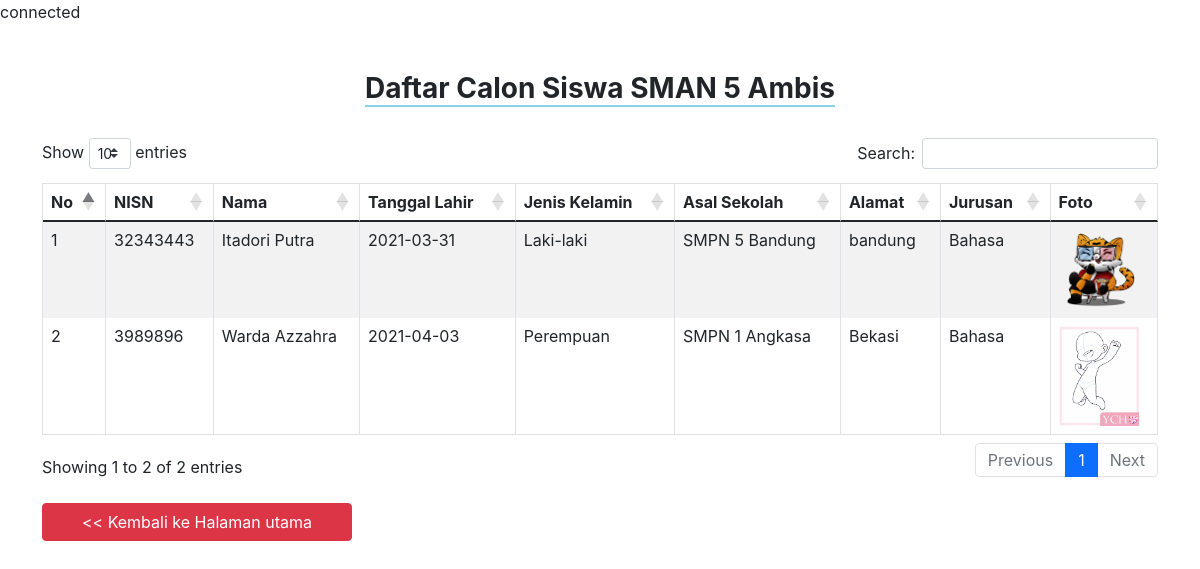
/PSB/siswaterdaftar.php, run on the app's committed database.
### tables this page shows
CREATE TABLE `siswabaru` (
  `No_Pendaftaran` int(11) NOT NULL,
  `nama` varchar(225) NOT NULL,
  `nisn` varchar(50) NOT NULL,
  `tgl_lahir` date NOT NULL,
  `gender` varchar(10) NOT NULL,
  `asal_sekolah` varchar(225) NOT NULL,
  `alamat` text NOT NULL,
  `agama` varchar(20) NOT NULL,
  `email` varchar(225) NOT NULL,
  `no_telp` varchar(15) NOT NULL,
  `foto` varchar(225) NOT NULL,
  `tahun_ajaran` varchar(10) NOT NULL,
  `jurusan` varchar(6) NOT NULL,
  `id_akun` int(11) NOT NULL
);

### Function/function.php (called while the page is built, shortened)
<?php
    $host = 'localhost';
    $usn = 'kelasbex_yendra';
    $pwd = 'yendra1305';
    $nama_DB = 'kelasbex_kelompok9_UTSprak';
    $koneksi = mysqli_connect($host,$usn,$pwd,$nama_DB);
    function query($query){
        global $koneksi;
        $result = mysqli_query($koneksi, $query);
        $rows = [];
        while ($row = mysqli_fetch_assoc($result)){
            $rows[] = $row;
        }
        return $rows;
    }
?>

### PSB/siswaterdaftar.php (the view, shortened to what this page needs)
<?php
    include '../Function/function.php';
    $calon_siswa = query("SELECT * FROM siswabaru");
?>
<!DOCTYPE html>
<html lang="en">
<head>
    <link rel="stylesheet" href="https://cdnjs.cloudflare.com/ajax/libs/twitter-bootstrap/4.5.2/css/bootstrap.css">
    <link rel="stylesheet" href="https://cdn.datatables.net/1.10.24/css/dataTables.bootstrap4.min.css">
    <link href="https://cdn.jsdelivr.net/npm/bootstrap@5.0.0-beta3/dist/css/bootstrap.min.css" rel="stylesheet">
</head>
<body style=" font-family:-apple-system, BlinkMacSystemFont, 'Segoe UI', Roboto, Oxygen, Ubuntu, Cantarell, 'Open Sans', 'Helvetica Neue', sans-serif">
    <div class="container-sm"> <br><br>
    <h3 style="text-align: center; "><b style="border-bottom : 2px solid #88D2E2;">Daftar Calon Siswa SMAN 5 Ambis</b></h3>
        <br>
        <table id="example" class="table table-striped table-bordered" style="width:100%">
            <thead>
                <tr>
                    <th>No</th>
                    <th>NISN</th>
                    <th>Nama</th>
                    <th>Tanggal Lahir</th>
                    <th>Jenis Kelamin</th>
                    <th>Asal Sekolah</th>
                    <th>Alamat</th>
                    <th>Jurusan</th>
                    <th>Foto</th>
                </tr>
            </thead>
            <tbody>
                <?php $i = 1; ?>
                <?php foreach ($calon_siswa as $row):?>
                <tr>
                    <td><?= $i; ?></td>
                    <td><?= $row["nisn"]; ?></td>
                    <td><?= $row["nama"]; ?></td>
                    <td><?= $row["tgl_lahir"]; ?></td>
                    <td><?= $row["gender"]; ?></td>
                    <td><?= $row["asal_sekolah"]; ?></td>
                    <td><?= $row["alamat"]; ?></td>
                    <td><?= $row["jurusan"]; ?></td>
                    <td><img src="images/<?= $row["foto"];?>" width="80"></td>
                </tr>
                <?php $i++; ?>
                <?php endforeach;?>
            </tbody>
        </table>
    </div><br>
    <div class="container">
    <a  class="btn btn-danger" style="width: 310px;" href="../psb.php"> <<  Kembali ke Halaman utama</a><br> <br>
    </div>
    <br><br><br>
</body>
</html>

### data on the page
siswabaru: nisn "32343443", nama "Itadori Putra", tgl_lahir "2021-03-31", gender "Laki-laki", asal_sekolah "SMPN 5 Bandung", alamat "bandung", jurusan "Bahasa", foto (picture)
siswabaru: nisn "3989896", nama "Warda Azzahra", tgl_lahir "2021-04-03", gender "Perempuan", asal_sekolah "SMPN 1 Angkasa", alamat "Bekasi", jurusan "Bahasa", foto (picture)
